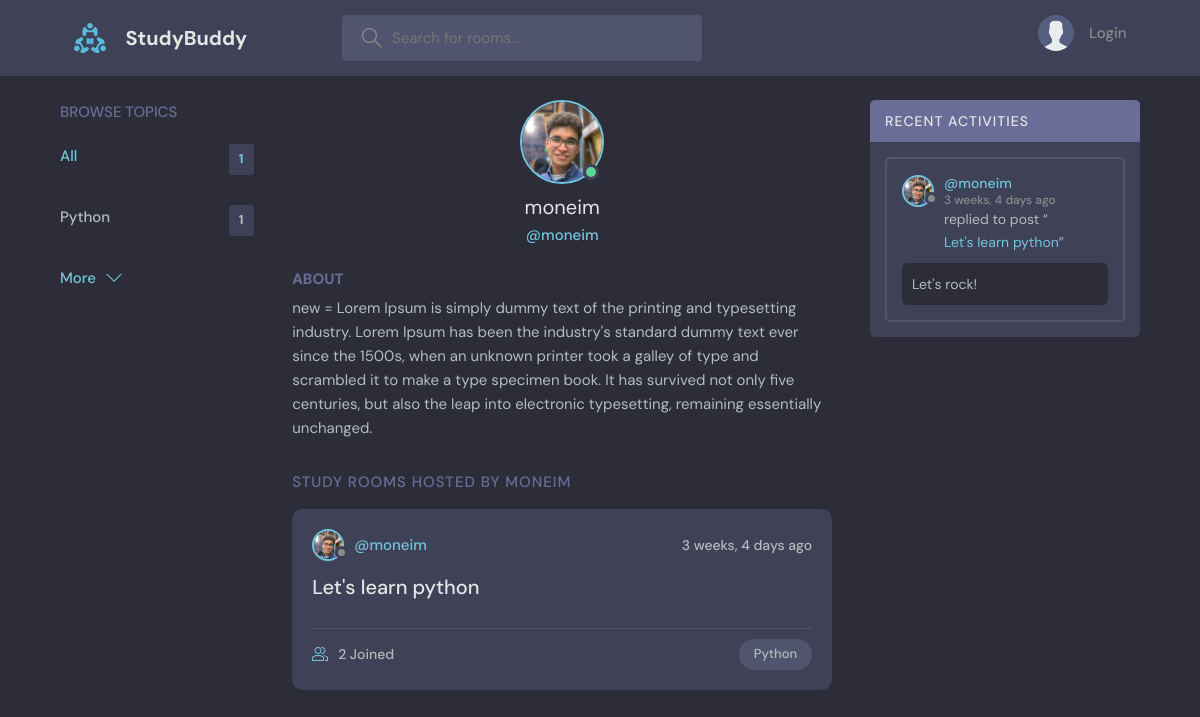
Page /profile/1/ on the committed database.
### base/models.py (models this page shows, shortened)
class Topic(models.Model):
    name = models.CharField(max_length=200)

class User(AbstractUser):
    name = models.CharField(max_length=200, null=True)
    email = models.EmailField(unique=True, null=True)
    bio = models.TextField(null=True)
    avatar = models.ImageField(null=True, default="avatar.svg")
    USERNAME_FIELD = 'email'
    REQUIRED_FIELDS = []

class Room(models.Model):
    host = models.ForeignKey(User, on_delete=models.SET_NULL, null=True)
    topic = models.ForeignKey(Topic, on_delete=models.SET_NULL, null=True)
    name = models.CharField(max_length=200)
    description = models.TextField(null=True, blank=True)
    participants = models.ManyToManyField(User, related_name='participants', blank=True)
    updated = models.DateTimeField(auto_now=True)
    created = models.DateTimeField(auto_now_add=True) # taking the initial time stamp
    class Meta:
        ordering = ['-updated', '-created']
    def __str__(self):
        return self.name

class Message(models.Model):
    user = models.ForeignKey(User, on_delete=models.CASCADE)
    room = models.ForeignKey(Room, on_delete=models.CASCADE)
    body = models.TextField()
    updated = models.DateTimeField(auto_now=True)
    created = models.DateTimeField(auto_now_add=True) # taking the initial time stamp
    class Meta:
        ordering = ['-updated', '-created']
    def __str__(self):
        return self.body[0:50]

### base/views.py (the view)
# urls.py: path('profile/<str:pk>/', views.userProfile, name="user-profile"),
def userProfile(request, pk):
    user = User.objects.get(id=pk)
    rooms = user.room_set.all()
    room_messages = user.message_set.all()
    topics = Topic.objects.all()
    context = {'user': user, 'rooms': rooms, 'room_messages': room_messages, 'topics': topics}
    return render(request, 'base/profile.html', context)

### base/templates/base/profile.html (shortened to what this page needs)
{% extends 'main.html' %} {% block content %}
  <main class="profile-page layout layout--3">
    <div class="container">
      {% include 'base/topics_component.html' %}
      <div class="roomList">
        <div class="profile">
          <div class="profile__avatar">
            <div class="avatar avatar--large active">
              <img src="{{user.avatar.url}}" />
            </div>
          </div>
          <div class="profile__info">
            <h3>{{user.username}}</h3>
            <p>@{{user.username}}</p>
          </div>
          <div class="profile__about">
            <h3>About</h3>
            <p>
              {{user.bio}}
            </p>
          </div>
        </div>
        <div class="roomList__header">
          <div>
            <h2>Study Rooms Hosted by {{user.username}}</a>
            </h2>
          </div>
        </div>
        {% include 'base/feed_component.html' %}
      </div>
      {% include 'base/activity_component.html' %}
    </div>
  </main>
{% endblock content %}

### templates/main.html (shortened to what this page needs)
<!DOCTYPE html>
{% load static %}
<html lang="en">
  <head>
    <link rel="stylesheet" href="{% static 'styles/style.css' %}" />
  </head>
  <body>
    {% include 'navbar.html' %}
     {% block content %}{% endblock %}
  </body>
</html>

### templates/navbar.html (shortened to what this page needs)
{% load static %}
<header class="header header--loggedIn">
  <div class="container">
    <a href="{% url 'home' %}" class="header__logo">
      <img src="{% static 'images/logo.svg' %}" />
      <h1>StudyBuddy</h1>
    </a>
    <form class="header__search" method="GET" action="{% url 'home' %}">
      <label>
        <input name="q" placeholder="Search for rooms..." />
      </label>
    </form>
    <nav class="header__menu">
      {% if request.user.is_authenticated %}
      <div class="header__user">
        <a href="{% url 'update-user' %}">
          <div class="avatar avatar--medium active">
            <img src="{{request.user.avatar.url}}" />
          </div>
          <p>
            {{request.user.username}} <span>@{{request.user.username}}</span>
          </p>
        </a>
        <button class="dropdown-button">
          <svg
            version="1.1"
            xmlns="http://www.w3.org/2000/svg"
            width="32"
            height="32"
            viewBox="0 0 32 32"
          >
            <title>chevron-down</title>
            <path d="M16 21l-13-13h-3l16 16 16-16h-3l-13 13z"></path>
          </svg>
        </button>
      </div>
      {% else %}
      <a href="{% url 'login' %}">
        <img src="{% static './images/avatar.svg' %}" />
        <p>Login</p>
      </a>
      {% endif %}
    </nav>
  </div>
</header>

### base/templates/base/topics_component.html
<div class="topics">
  <div class="topics__header">
    <h2>Browse Topics</h2>
  </div>
  <ul class="topics__list">
    <li>
      <a href="{% url 'home' %}" class="active"
        >All <span>{{topics.count}}</span></a
      >
    </li>
    {% for topic in topics %}
    <li>
      <a href="{% url 'home' %}?q={{topic.name}}"
        >{{topic.name}} <span>{{topic.room_set.all.count}}</span></a
      >
    </li>
    {% endfor %}
  </ul>
  <a class="btn btn--link" href="{% url 'topics' %}">
    More
    <svg
      version="1.1"
      xmlns="http://www.w3.org/2000/svg"
      width="32"
      height="32"
      viewBox="0 0 32 32"
    >
      <title>chevron-down</title>
      <path d="M16 21l-13-13h-3l16 16 16-16h-3l-13 13z"></path>
    </svg>
  </a>
</div>

### base/templates/base/feed_component.html (shortened to what this page needs)
{% for room in rooms %}
<div class="roomListRoom">
  <div class="roomListRoom__header">
    <a
      href="{% url 'user-profile' room.host.id %}"
      class="roomListRoom__author"
    >
      <div class="avatar avatar--small">
        <img src="{{room.host.avatar.url}}" />
      </div>
      <span>@{{room.host.username}}</span>
    </a>
    <div class="roomListRoom__actions">
      <span>{{room.created|timesince}} ago</span>
    </div>
  </div>
  <div class="roomListRoom__content">
    <a href="{% url 'room' room.id %}">{{room.name}}</a>
  </div>
  <div class="roomListRoom__meta">
    <a href="{% url 'room' room.id %}" class="roomListRoom__joined">
      {{room.participants.all.count}} Joined
    </a>
    <p class="roomListRoom__topic">{{room.topic.name}}</p>
  </div>
</div>
{% endfor %}

### base/templates/base/activity_component.html (shortened to what this page needs)
<div class="activities">
  <div class="activities__header">
    <h2>Recent Activities</h2>
  </div>
  {% for message in room_messages %}
  <div class="activities__box">
    <div class="activities__boxHeader roomListRoom__header">
      <a
        href="{% url 'user-profile' message.user.id %}"
        class="roomListRoom__author"
      >
        <div class="avatar avatar--small">
          <img src="{{message.user.avatar.url}}" />
        </div>
        <p>
          @{{message.user.username}}
          <span>{{message.created|timesince}} ago</span>
        </p>
      </a>
    </div>
    <div class="activities__boxContent">
      <p>
        replied to post “<a href="{% url 'room' message.room.id %}"
          >{{message.room}}</a
        >”
      </p>
      <div class="activities__boxRoomContent">{{message}}</div>
    </div>
  </div>
  {% endfor %}
</div>

### rows in the picture
Topic: name "Python", room_set.all.count "1"
User: avatar (picture), username "moneim", bio "new = Lorem Ipsum is simply dummy text of the printing and typesetting industry. Lorem Ipsum has been the industry's standard dummy text ever since the 1500s, when an unknown printer took a galley of type and scrambled it to make a type specimen book. It has survived not only five centuries, but also the leap into electronic typesetting, remaining essentially unchanged.", username "MONEIM"
Room: host.avatar (picture), host.username "moneim", created "3 weeks, 4 days", name "Let's learn python", participants.all.count "2", topic.name "Python"
Message: user.avatar (picture), user.username "moneim", created "3 weeks, 4 days", room "Let's learn python", body "Let's rock!"

### other values in the picture
{{ topics.count }} "1"
